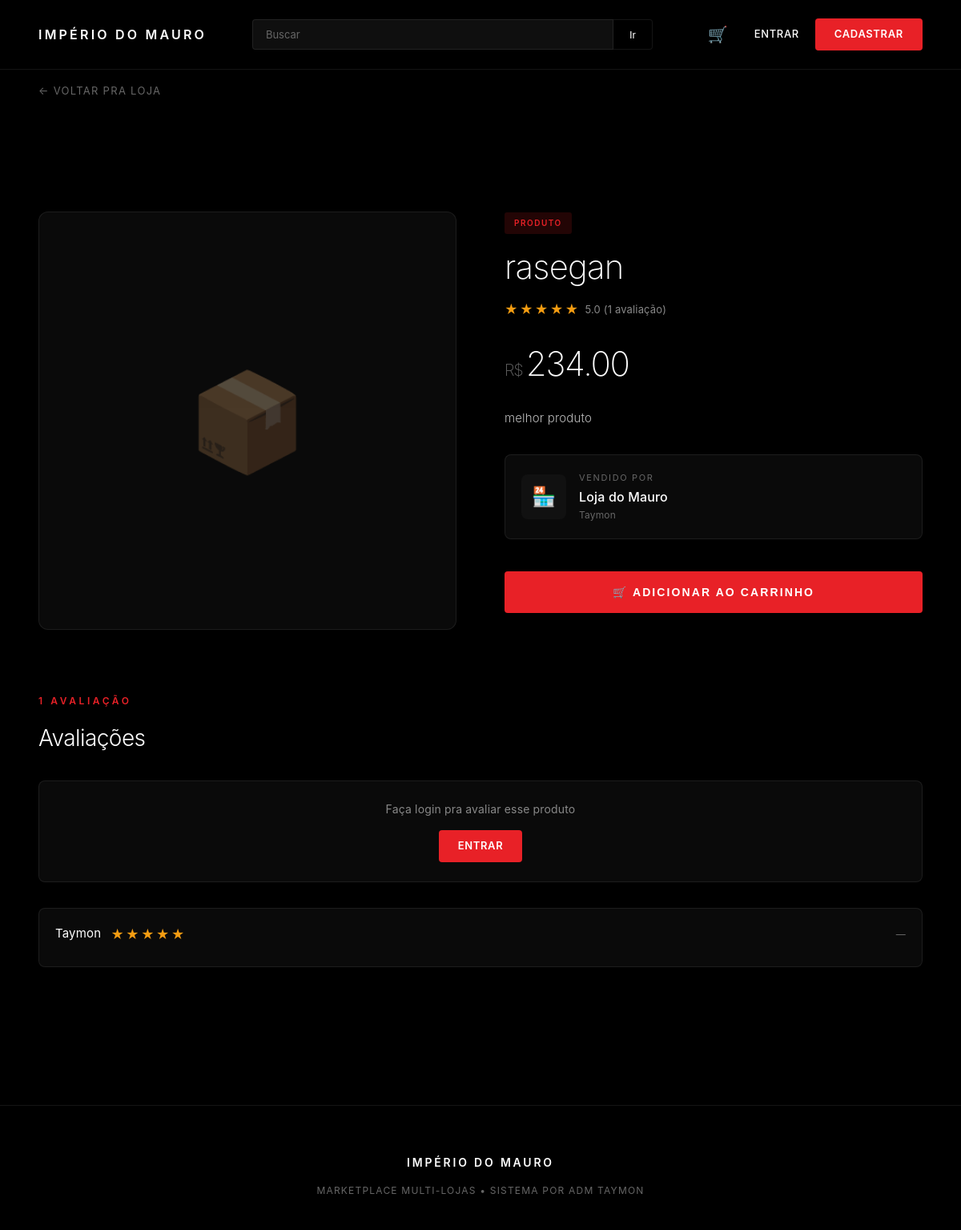
Screenshot of /produto/1 with the database file from the repository.
### tables this page shows
CREATE TABLE produtos (
            id INTEGER PRIMARY KEY AUTOINCREMENT,
            loja_id INTEGER NOT NULL,
            nome TEXT NOT NULL,
            preco REAL NOT NULL,
            descricao TEXT
        , imagem TEXT);

CREATE TABLE lojas (
            id INTEGER PRIMARY KEY AUTOINCREMENT,
            nome TEXT NOT NULL,
            descricao TEXT,
            dono TEXT
        , imagem TEXT, categoria_id INTEGER);

CREATE TABLE avaliacoes (id INTEGER PRIMARY KEY AUTOINCREMENT, produto_id INTEGER, cliente_id INTEGER, nota INTEGER, comentario TEXT, criado_em TIMESTAMP);

CREATE TABLE clientes (id INTEGER PRIMARY KEY AUTOINCREMENT, nome TEXT NOT NULL, email TEXT UNIQUE NOT NULL, senha TEXT NOT NULL, criado_em TIMESTAMP DEFAULT CURRENT_TIMESTAMP);

### app.py (the view)
@app.route("/produto/<int:produto_id>")
def ver_produto(produto_id):
    conn = sqlite3.connect(DB)
    c = conn.cursor()
    c.execute("""
        SELECT p.id, p.nome, p.preco, p.descricao, p.imagem, p.loja_id,
               l.nome, l.dono, l.imagem
        FROM produtos p
        JOIN lojas l ON l.id = p.loja_id
        WHERE p.id = ?
    """, (produto_id,))
    produto = c.fetchone()
    if produto:
        c.execute("""
            SELECT id, nome, preco, imagem
            FROM produtos
            WHERE loja_id = ? AND id != ?
            ORDER BY RANDOM()
            LIMIT 4
        """, (produto[5], produto_id))
        relacionados = c.fetchall()
    else:
        relacionados = []
    c.execute("""
        SELECT a.nota, a.comentario, a.criado_em, cl.nome
        FROM avaliacoes a
        JOIN clientes cl ON cl.id = a.cliente_id
        WHERE a.produto_id = ?
        ORDER BY a.criado_em DESC
    """, (produto_id,))
    avaliacoes = c.fetchall()
    c.execute("SELECT AVG(nota), COUNT(*) FROM avaliacoes WHERE produto_id=?", (produto_id,))
    media_row = c.fetchone()
    if media_row and media_row[0]:
        media = round(media_row[0], 1)
        total_aval = media_row[1]
    else:
        media = 0
        total_aval = 0
    minha_aval = None
    if cliente_logado():
        c.execute("SELECT nota, comentario FROM avaliacoes WHERE produto_id=? AND cliente_id=?",
                  (produto_id, session["cliente_id"]))
        minha_aval = c.fetchone()
    conn.close()
    if produto is None:
        return render_template("404.html"), 404
    if avaliacoes is None:
        avaliacoes = []
    if relacionados is None:
        relacionados = []
    return render_template("produto_detalhe.html", produto=produto, relacionados=relacionados,
                           avaliacoes=avaliacoes, media=media, total_aval=total_aval,
                           minha_aval=minha_aval)

### app.py (called while the page is built)
@app.before_request
def checar_manutencao():
    rotas_livres = ["/login", "/manutencao", "/static/favicon.svg"]
    if request.path.startswith("/static/"):
        return
    if request.path in rotas_livres:
        return
    if session.get("adm"):
        return
    if MODO_MANUTENCAO:
        return render_template("manutencao.html"), 503

def cliente_logado():
    return session.get("cliente_id") is not None

@app.context_processor
def injetar_contexto():
    carrinho = session.get("carrinho", {})
    total_itens = sum(carrinho.values()) if carrinho else 0
    return {
        "total_carrinho": total_itens,
        "cliente_logado": session.get("cliente_id") is not None,
        "cliente_nome": session.get("cliente_nome", "")
    }

### templates/produto_detalhe.html (shortened to what this page needs)
<!DOCTYPE html>
<html lang="pt-br">
<head>
    <link rel="stylesheet" href="/static/css/style.css">
</head>
<body>
    <nav class="navbar-tesla">
        <a href="/" class="logo">Império do Mauro</a>
        <form class="search-bar" method="GET" action="/">
            <input type="text" name="busca" placeholder="Buscar">
            <button type="submit">Ir</button>
        </form>
        <div class="nav-links">
            <a href="/carrinho" style="position: relative; color: var(--white); text-decoration: none; font-size: 20px; padding: 8px 12px;">
                🛒
            </a>
            {% if session.get('adm') %}
                <a href="/painel">Painel</a>
                <a href="/logout" class="btn-tesla">Sair</a>
            {% else %}
                <a href="/entrar" style="color: var(--white); text-decoration: none; font-size: 13px; padding: 8px 12px;">Entrar</a>
                <a href="/cadastro" class="btn-tesla">Cadastrar</a>
            {% endif %}
        </div>
    </nav>
    <div style="padding: 100px 48px 0; max-width: 1200px; margin: 0 auto;">
        <a href="/loja/{{ produto[5] }}" style="color: var(--gray-500); text-decoration: none; font-size: 13px; letter-spacing: 0.1em; text-transform: uppercase;">
            ← Voltar pra loja
        </a>
    </div>
    <div class="produto-wrapper">
        <div class="produto-imagem">
            {% if produto[4] %}
                <img src="{{ produto[4] }}" alt="{{ produto[1] }}">
            {% else %}
                <div class="placeholder">📦</div>
            {% endif %}
        </div>
        <div class="produto-info">
            <div class="badge-tesla" style="margin-bottom: 16px;">Produto</div>
            <h1>{{ produto[1] }}</h1>
            {% if total_aval > 0 %}
                <div style="display: flex; align-items: center; gap: 8px; margin: 12px 0;">
                    <div class="estrelas">
                        {% for i in range(1, 6) %}
                            <span class="{% if i <= media|round(0, 'floor')|int %}cheia{% else %}vazia{% endif %}">★</span>
                        {% endfor %}
                    </div>
                    <span style="color: var(--gray-400); font-size: 13px;">{{ media }} ({{ total_aval }} avaliaç{% if total_aval == 1 %}ão{% else %}ões{% endif %})</span>
                </div>
            {% endif %}
            <div class="produto-preco">{{ "%.2f"|format(produto[2]) }}</div>
            <p class="produto-descricao">{{ produto[3] }}</p>
            <div class="loja-info">
                {% if produto[8] %}
                    <img src="{{ produto[8] }}" class="loja-logo">
                {% else %}
                    <div class="loja-logo">🏪</div>
                {% endif %}
                <div>
                    <p style="font-size: 11px; letter-spacing: 0.15em; text-transform: uppercase; color: var(--gray-500); margin-bottom: 4px;">Vendido por</p>
                    <a href="/loja/{{ produto[5] }}" style="color: var(--white); text-decoration: none; font-size: 16px; font-weight: 500;">
                        {{ produto[6] }}
                    </a>
                    <p style="font-size: 12px; color: var(--gray-500); margin-top: 2px;">{{ produto[7] }}</p>
                </div>
            </div>
            <form method="POST" action="/carrinho/adicionar/{{ produto[0] }}">
                <button type="submit" class="btn-tesla-full" style="padding: 18px; font-size: 14px; letter-spacing: 0.15em;">
                    🛒 Adicionar ao carrinho
                </button>
            </form>
        </div>
    </div>
    <section class="avaliacoes-section">
        <div class="section-header" style="text-align: left; margin-bottom: 32px;">
            <div class="section-label">{{ total_aval }} avaliaç{% if total_aval == 1 %}ão{% else %}ões{% endif %}</div>
            <h2 class="section-title-tesla" style="font-size: 28px;">Avaliações</h2>
        </div>
        {% if cliente_logado %}
            <div style="background: var(--gray-900); border: 1px solid var(--border-subtle); border-radius: 8px; padding: 32px; margin-bottom: 32px;">
                <p style="font-size: 11px; letter-spacing: 0.15em; text-transform: uppercase; color: var(--gray-500); margin-bottom: 16px;">
                    {% if minha_aval %}Sua avaliação{% else %}Avalie esse produto{% endif %}
                </p>
                <form method="POST" action="/produto/{{ produto[0] }}/avaliar">
                    <div class="form-estrelas">
                        {% for i in [5,4,3,2,1] %}
                            <input type="radio" name="nota" id="nota{{ i }}" value="{{ i }}" {% if minha_aval and minha_aval[0] == i %}checked{% endif %} required>
                            <label for="nota{{ i }}">★</label>
                        {% endfor %}
                    </div>
                    <textarea name="comentario" class="input-tesla" placeholder="Conta o que achou (opcional)">{% if minha_aval %}{{ minha_aval[1] }}{% endif %}</textarea>
                    <button type="submit" class="btn-tesla" style="padding: 12px 32px; margin-top: 8px;">
                        {% if minha_aval %}Atualizar avaliação{% else %}Enviar avaliação{% endif %}
                    </button>
                </form>
            </div>
        {% else %}
            <div style="background: var(--gray-900); border: 1px solid var(--border-subtle); border-radius: 8px; padding: 24px; margin-bottom: 32px; text-align: center;">
                <p style="color: var(--gray-400); font-size: 14px; margin-bottom: 16px;">Faça login pra avaliar esse produto</p>
                <a href="/entrar" class="btn-tesla">Entrar</a>
            </div>
        {% endif %}
        {% if avaliacoes %}
            {% for av in avaliacoes %}
                <div class="avaliacao-card">
                    <div style="display: flex; justify-content: space-between; align-items: center; margin-bottom: 8px;">
                        <div style="display: flex; align-items: center; gap: 12px;">
                            <span style="color: var(--white); font-size: 15px;">{{ av[3] }}</span>
                            <div class="estrelas">
                                {% for i in range(1, 6) %}
                                    <span class="{% if i <= av[0] %}cheia{% else %}vazia{% endif %}">★</span>
                                {% endfor %}
                            </div>
                        </div>
                        <span style="color: var(--gray-500); font-size: 12px;">{% if av[2] %}{{ av[2][:10] }}{% else %}—{% endif %}</span>
                    </div>
                </div>
            {% endfor %}
        {% else %}
            <div style="text-align: center; padding: 60px 20px; background: var(--gray-900); border-radius: 8px; color: var(--gray-500);">
                Nenhuma avaliação ainda. Seja o primeiro!
            </div>
        {% endif %}
    </section>
    <footer class="footer-tesla">
        <div class="footer-brand">Império do Mauro</div>
        <p>Marketplace multi-lojas • Sistema por ADM Taymon</p>
    </footer>
</body>
</html>

### static/css/style.css (style rules this page uses)
:root { --black: #000000; --white: #ffffff; --gray-900: #0a0a0a; --gray-800: #111111; --gray-700: #1a1a1a; --gray-500: #666666; --gray-400: #888888; --gray-300: #bbbbbb; --tesla-red: #e82127; --tesla-red-hover: #c41c21; --border-subtle: rgba(255,255,255,0.08); --font: -apple-system, BlinkMacSystemFont, 'Segoe UI', 'Inter', 'Helvetica Neue', Arial, sans-serif; }
* { box-sizing: border-box; margin: 0; padding: 0; }
html { scroll-behavior: smooth; }
body { background: var(--black); color: var(--white); font-family: var(--font); font-weight: 400; line-height: 1.5; letter-spacing: 0.01em; -webkit-font-smoothing: antialiased; min-height: 100vh; }
.navbar-tesla { position: fixed; top: 0; left: 0; right: 0; padding: 20px 48px; display: flex; align-items: center; gap: 32px; background: rgba(0,0,0,0.72); backdrop-filter: blur(20px); -webkit-backdrop-filter: blur(20px); z-index: 1000; transition: all 0.3s ease; border-bottom: 1px solid var(--border-subtle); }
.navbar-tesla .logo { font-size: 16px; font-weight: 600; letter-spacing: 0.2em; text-transform: uppercase; color: var(--white); text-decoration: none; white-space: nowrap; }
.navbar-tesla .search-bar { flex: 1; max-width: 500px; display: flex; margin-left: auto; margin-right: auto; }
.navbar-tesla .search-bar input { flex: 1; padding: 10px 16px; background: rgba(255,255,255,0.06); border: 1px solid var(--border-subtle); border-radius: 4px 0 0 4px; color: var(--white); font-size: 13px; font-family: var(--font); transition: all 0.2s; }
.navbar-tesla .search-bar input::placeholder { color: var(--gray-500); }
.navbar-tesla .search-bar button { padding: 10px 20px; background: transparent; border: 1px solid var(--border-subtle); border-left: none; border-radius: 0 4px 4px 0; color: var(--white); font-size: 13px; font-weight: 500; cursor: pointer; transition: all 0.2s; }
.navbar-tesla .nav-links { display: flex; align-items: center; gap: 8px; }
.navbar-tesla .nav-links a { color: var(--white); text-decoration: none; font-size: 13px; font-weight: 500; letter-spacing: 0.05em; padding: 10px 20px; border-radius: 4px; transition: all 0.2s; text-transform: uppercase; }
.btn-tesla { background: var(--tesla-red) !important; color: var(--white) !important; padding: 10px 24px !important; border-radius: 4px !important; font-weight: 600 !important; letter-spacing: 0.05em !important; transition: all 0.2s !important; border: none; cursor: pointer; text-decoration: none; display: inline-block; font-size: 13px; text-transform: uppercase; }
.section-header { margin-bottom: 60px; text-align: center; }
.section-label { font-size: 12px; letter-spacing: 0.3em; text-transform: uppercase; color: var(--tesla-red); font-weight: 600; margin-bottom: 16px; }
.section-title-tesla { font-size: clamp(28px, 4vw, 48px); font-weight: 300; letter-spacing: -0.02em; color: var(--white); }
.btn-tesla-full { width: 100%; padding: 16px; background: var(--tesla-red); color: var(--white); border: none; border-radius: 4px; font-size: 13px; letter-spacing: 0.1em; text-transform: uppercase; font-weight: 600; cursor: pointer; transition: all 0.2s; margin-top: 8px; }
.footer-tesla { border-top: 1px solid var(--border-subtle); padding: 60px 48px 40px; text-align: center; color: var(--gray-500); font-size: 12px; letter-spacing: 0.1em; text-transform: uppercase; margin-top: 80px; }
.footer-tesla .footer-brand { font-size: 14px; letter-spacing: 0.2em; color: var(--white); font-weight: 600; margin-bottom: 16px; }
.badge-tesla { display: inline-block; padding: 6px 12px; background: rgba(232, 33, 39, 0.15); color: var(--tesla-red); font-size: 10px; letter-spacing: 0.15em; text-transform: uppercase; font-weight: 600; border-radius: 3px; }

### rows the page displays
produtos: nome "rasegan", preco "234.00", descricao "melhor produto"
lojas: nome "Loja do Mauro", dono "Taymon"
avaliacoes: nome "Taymon"

### other values shown
{{ media }} "5.0"
{{ total_aval }} "1"
